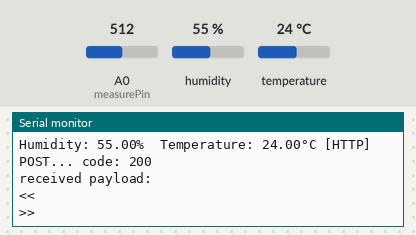
Simulated run of this sketch. Board: ESP8266 (NodeMCU). On the bench: the last lines printed to the serial monitor. Inputs (shaded band) come from the test bench; at power-on: humidity 55 %, A0 (measurePin) = 512, temperature 24 °C. WiFi joins after 1.5 s; servers stay silent unless stated; uploads are accepted with an empty reply.

Above: at 2.7 s.
2.8 s: humidity set to 22 %
10.5 s: A0 (measurePin) set to 716
At 12.09 s:
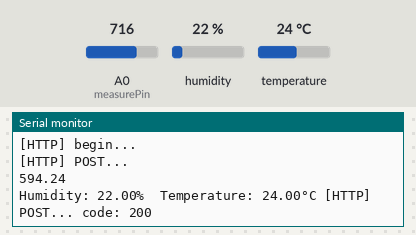
18.2 s: temperature set to 12 °C
At 22.41 s:
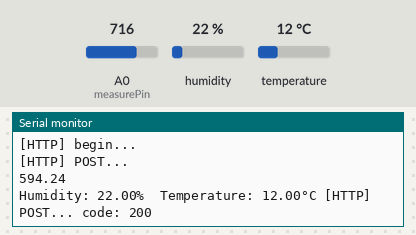
25.9 s: A0 (measurePin) set to 900
At 32.72 s:
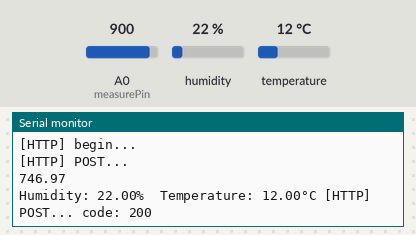
33.6 s: humidity set to 40 %
At 34.2 s:
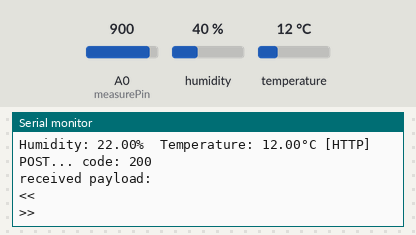
Timing chart, 0 to 36.6 s (numbered marks = the images above; inputs shaded):
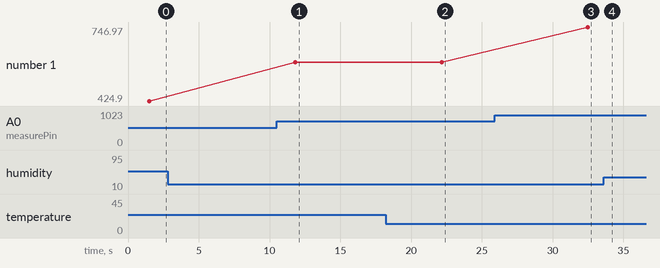

Measured:
- after the input at 10.5 s, the serial monitor: prints a new line after 1.3 s (image 1)
- after the input at 18.2 s, the serial monitor: prints a new line after 4.1 s (image 2)
- after the input at 25.9 s, the serial monitor: prints a new line after 6.6 s (image 3)
- plotted number 1: 424.9 → 594.24 after the input at 10.5 s, 594.24 → 746.97 after the input at 25.9 s

The sketch:

main.ino
```cpp
/**
   PostHTTPClient.ino

    Created on: 21.11.2016

*/

#include <ESP8266WiFi.h>
#include <ESP8266HTTPClient.h>
#include "DHT.h"

int measurePin = A0; //Connect dust sensor to Arduino A0 pin
int ledPower = D2;   //Connect 3 led driver pins of dust sensor to Arduino D2

int samplingTime = 280;
int deltaTime = 40;
int sleepTime = 9680;

float voMeasured = 0;
float calcVoltage = 0;
float dustDensity = 0;
#define DHTTYPE DHT22
#define DHTPIN D6

/* this can be run with an emulated server on host:
        cd esp8266-core-root-dir
        cd tests/host
        make ../../libraries/ESP8266WebServer/examples/PostServer/PostServer
        bin/PostServer/PostServer
   then put your PC's IP address in SERVER_IP below, port 9080 (instead of default 80):
*/
//#define SERVER_IP "10.0.1.7:9080" // PC address with emulation on host
#define SERVER_IP "quiet-meadow-16704.herokuapp.com"
//#define SERVER_IP "192.168.1.3:6000"

#ifndef STASSID
#define STASSID "Airtel_9747165032"
#define STAPSK  "air98978"
#endif

DHT dht(DHTPIN, DHTTYPE);

unsigned long sendDataPrevMillis = 0;
unsigned long count = 0;

void setup() {

  Serial.begin(115200);

  Serial.println();
  Serial.println();
  Serial.println();

  WiFi.begin(STASSID, STAPSK);
  dht.begin();

  while (WiFi.status() != WL_CONNECTED) {
    delay(500);
    Serial.print(".");
  }
  Serial.println("");
  Serial.print("Connected! IP address: ");
  Serial.println(WiFi.localIP());

}
void getPm() {
  digitalWrite(ledPower, LOW); // power on the LED
  delayMicroseconds(samplingTime);
  voMeasured = analogRead(measurePin); // read the dust value
  delayMicroseconds(deltaTime);
  digitalWrite(ledPower, HIGH); // turn the LED off
  delayMicroseconds(sleepTime);
  calcVoltage = voMeasured * (5.0 / 1024.0);
  // linear eqaution taken from http://www.howmuchsnow.com/arduino/airquality/
  // Chris Nafis (c) 2012
  dustDensity = 170 * calcVoltage - 0.1;
  Serial.println(dustDensity); // unit: ug/m3
  delay(100);
}

void loop() {
  // wait for WiFi connection
  if ((WiFi.status() == WL_CONNECTED)) {

    WiFiClient client;
    HTTPClient http;

    Serial.print("[HTTP] begin...\n");
    // configure traged server and url
    http.begin(client, "http://" SERVER_IP "/postplain/"); //HTTP
    http.addHeader("Content-Type", "application/json");

    Serial.print("[HTTP] POST...\n");
    // start connection and send HTTP header and body
    float h = dht.readHumidity();
    float t = dht.readTemperature();
    getPm();
    // Check if any reads failed and exit early (to try again).
    if (isnan(h) || isnan(t)) {
      Serial.println(F("Failed to read from DHT sensor!"));
      return;
    }
    Serial.print(F("Humidity: "));
    Serial.print(h);
    Serial.print(F("%  Temperature: "));
    Serial.print(t);
    Serial.print(F("°C "));

    String a = "688504";
    String b = String(t);
    String c = String(h);
    String d = String(dustDensity);

    String Data = "{\"pin\":\"" + a + "\",\"temp\":\"" + b + "\",\"hum\":\"" + c + "\",\"pm2\":\"" + d + "\"}";
    int httpCode = http.POST(Data);

    // httpCode will be negative on error
    if (httpCode > 0) {
      // HTTP header has been send and Server response header has been handled
      Serial.printf("[HTTP] POST... code: %d\n", httpCode);

      // file found at server
      if (httpCode == HTTP_CODE_OK) {
        const String& payload = http.getString();
        Serial.println("received payload:\n<<");
        Serial.println(payload);
        Serial.println(">>");
      }
    } else {
      Serial.printf("[HTTP] POST... failed, error: %s\n", http.errorToString(httpCode).c_str());
    }

    http.end();
  }

  delay(10000);
}
```
